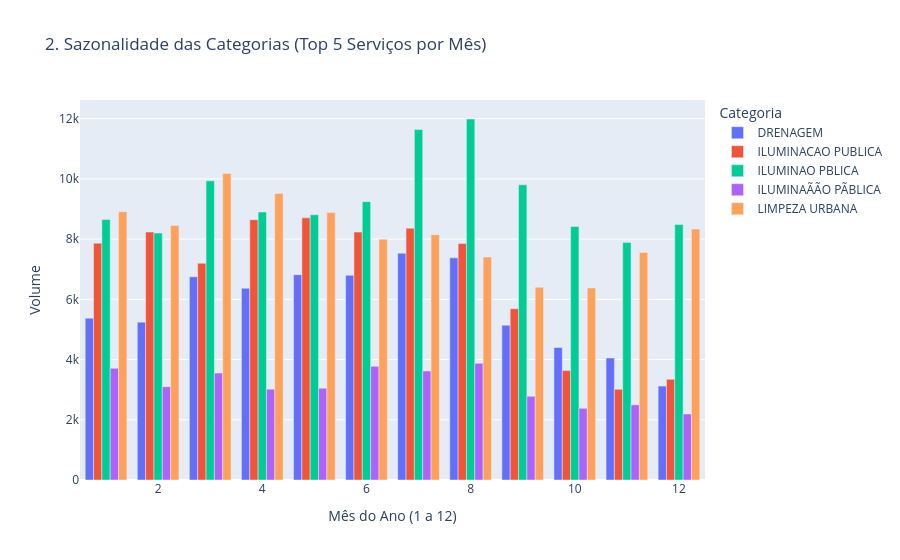

The cell this chart's notebook holds for it:
### Code cell
top5_cat = df_all['GRUPOSERVICO_DESCRICAO'].value_counts().head(5).index
df_top5_cat = df_all[df_all['GRUPOSERVICO_DESCRICAO'].isin(top5_cat)]

vol_mes_cat = df_top5_cat.groupby(['Mes', 'GRUPOSERVICO_DESCRICAO']).size().reset_index(name='Volume')

fig2 = px.bar(vol_mes_cat, x='Mes', y='Volume', color='GRUPOSERVICO_DESCRICAO',
              barmode='group', title='2. Sazonalidade das Categorias (Top 5 Serviços por Mês)',
              labels={'Mes': 'Mês do Ano (1 a 12)', 'GRUPOSERVICO_DESCRICAO': 'Categoria'})
fig2.show()

### Figure 1 — Plotly figure (JSON) as saved in the notebook; plotly's stock layout.template omitted (floating-point values rounded to 4 significant figures)
{"data": [{"alignmentgroup": "True", "hovertemplate": "Categoria=DRENAGEM<br>Mês do Ano (1 a 12)=%{x}<br>Volume=%{y}<extra></extra>", "legendgroup": "DRENAGEM", "marker": {"color": "#636efa", "pattern": {"shape": ""}}, "name": "DRENAGEM", "offsetgroup": "DRENAGEM", "orientation": "v", "showlegend": true, "textposition": "auto", "type": "bar", "x": [1, 2, 3, 4, 5, 6, 7, 8, 9, 10, 11, 12], "xaxis": "x", "y": [5375, 5243, 6750, 6369, 6820, 6796, 7529, 7377, 5139, 4400, 4050, 3119], "yaxis": "y"}, {"alignmentgroup": "True", "hovertemplate": "Categoria=ILUMINACAO PUBLICA<br>Mês do Ano (1 a 12)=%{x}<br>Volume=%{y}<extra></extra>", "legendgroup": "ILUMINACAO PUBLICA", "marker": {"color": "#EF553B", "pattern": {"shape": ""}}, "name": "ILUMINACAO PUBLICA", "offsetgroup": "ILUMINACAO PUBLICA", "orientation": "v", "showlegend": true, "textposition": "auto", "type": "bar", "x": [1, 2, 3, 4, 5, 6, 7, 8, 9, 10, 11, 12], "xaxis": "x", "y": [7865, 8235, 7197, 8647, 8707, 8233, 8363, 7852, 5690, 3634, 3012, 3343], "yaxis": "y"}, {"alignmentgroup": "True", "hovertemplate": "Categoria=ILUMINAO PBLICA<br>Mês do Ano (1 a 12)=%{x}<br>Volume=%{y}<extra></extra>", "legendgroup": "ILUMINAO PBLICA", "marker": {"color": "#00cc96", "pattern": {"shape": ""}}, "name": "ILUMINAO PBLICA", "offsetgroup": "ILUMINAO PBLICA", "orientation": "v", "showlegend": true, "textposition": "auto", "type": "bar", "x": [1, 2, 3, 4, 5, 6, 7, 8, 9, 10, 11, 12], "xaxis": "x", "y": [8652, 8202, 9935, 8900, 8809, 9243, 11643, 11989, 9802, 8422, 7891, 8486], "yaxis": "y"}, {"alignmentgroup": "True", "hovertemplate": "Categoria=ILUMINAÃÃO PÃBLICA<br>Mês do Ano (1 a 12)=%{x}<br>Volume=%{y}<extra></extra>", "legendgroup": "ILUMINAÃÃO PÃBLICA", "marker": {"color": "#ab63fa", "pattern": {"shape": ""}}, "name": "ILUMINAÃÃO PÃBLICA", "offsetgroup": "ILUMINAÃÃO PÃBLICA", "orientation": "v", "showlegend": true, "textposition": "auto", "type": "bar", "x": [1, 2, 3, 4, 5, 6, 7, 8, 9, 10, 11, 12], "xaxis": "x", "y": [3709, 3100, 3553, 3018, 3046, 3776, 3621, 3875, 2781, 2381, 2497, 2193], "yaxis": "y"}, {"alignmentgroup": "True", "hovertemplate": "Categoria=LIMPEZA URBANA<br>Mês do Ano (1 a 12)=%{x}<br>Volume=%{y}<extra></extra>", "legendgroup": "LIMPEZA URBANA", "marker": {"color": "#FFA15A", "pattern": {"shape": ""}}, "name": "LIMPEZA URBANA", "offsetgroup": "LIMPEZA URBANA", "orientation": "v", "showlegend": true, "textposition": "auto", "type": "bar", "x": [1, 2, 3, 4, 5, 6, 7, 8, 9, 10, 11, 12], "xaxis": "x", "y": [8911, 8455, 10181, 9517, 8880, 7998, 8147, 7403, 6400, 6376, 7558, 8332], "yaxis": "y"}], "layout": {"barmode": "group", "legend": {"title": {"text": "Categoria"}, "tracegroupgap": 0}, "title": {"text": "2. Sazonalidade das Categorias (Top 5 Serviços por Mês)"}, "xaxis": {"anchor": "y", "domain": [0, 1], "title": {"text": "Mês do Ano (1 a 12)"}}, "yaxis": {"anchor": "x", "domain": [0, 1], "title": {"text": "Volume"}}}}
